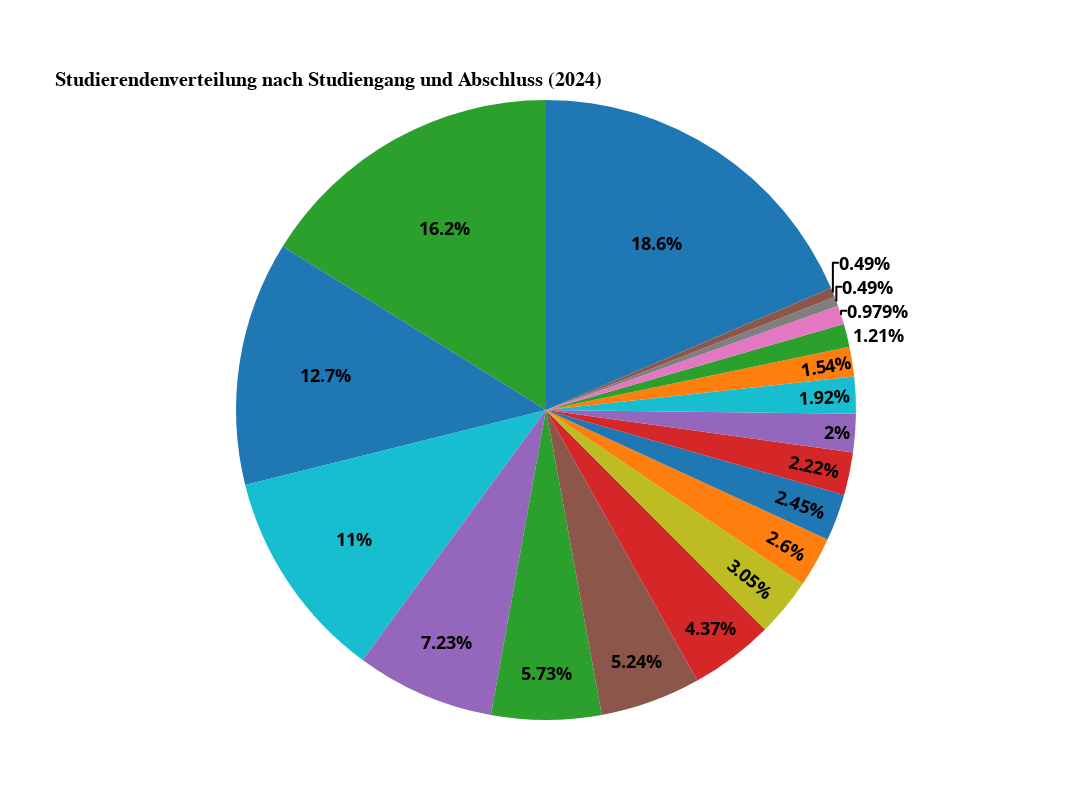

Notebook cell for this chart:
### Code cell
fig = px.pie(
    studiengang_verteilung,
    values="Anzahl Studierende",
    title="Studierendenverteilung nach Studiengang und Abschluss (2024)",
    color="Studiengang",  # Jeder Studiengang bekommt eine eigene Farbe
    color_discrete_map=color_map,
    template="infoviz"
)

# Schriftgrößen anpassen
fig.update_layout(
    font=dict(size=18),  # Generelle Schriftgröße anpassen
)

# Schriftgröße für Labels innerhalb der Treemap anpassen
fig.update_traces(
    textfont=dict(size=18, color="black", weight="bold"),  # Größe der Texte innerhalb der Treemap
)
fig.update_layout(
    width=1200,  # Breite in Pixeln
    height=800   # Höhe in Pixeln
)

fig.show()

### Figure 1 — Plotly figure (JSON) as saved in the notebook; plotly's stock layout.template omitted (floating-point values rounded to 4 significant figures)
{"data": [{"customdata": [["Agrarwissenschaften"], ["Ernährungswissenschaften"], ["Nachwachsende Rohstoffe und Bioressourcen"], ["Ökotrophologie"], ["Umwelt und globaler Wandel"], ["Agrar- und Ressourcenökonomie"], ["Agrobiotechnologie"], ["Ernährungswissenschaften"], ["Getränketechnologie*"], ["Informationstechnologie in den Agrar- und Umweltwissenschaften*"], ["Insect Biotechnology and Bioresources"], ["Nachhaltige Ernährungswirtschaft"], ["Nutzpflanzenwissenschaften"], ["Nutztierwissenschaften*"], ["Oenologie/Weinwirtschaft*"], ["Ökotrophologie"], ["Sustainable Transition"], ["Transition Management"], ["Umweltwissenschaften"]], "domain": {"x": [0, 1], "y": [0, 1]}, "hovertemplate": "Anzahl Studierende=%{value}<br>Studiengang=%{customdata[0]}<extra></extra>", "legendgroup": "", "marker": {"colors": ["#17BECF", "#1F77B4", "#FF7F0E", "#2CA02C", "#D62728", "#9467BD", "#8C564B", "#1F77B4", "#E377C2", "#7F7F7F", "#BCBD22", "#17BECF", "#1F77B4", "#FF7F0E", "#2CA02C", "#2CA02C", "#D62728", "#9467BD", "#8C564B"]}, "name": "", "showlegend": false, "textfont": {"color": "black", "size": 18, "weight": "bold"}, "type": "pie", "values": [293, 493, 69, 429, 116, 53, 139, 338, 26, 13, 81, 51, 65, 41, 32, 152, 59, 192, 13]}], "layout": {"font": {"size": 18}, "height": 800, "legend": {"tracegroupgap": 0}, "title": {"text": "Studierendenverteilung nach Studiengang und Abschluss (2024)"}, "width": 1200}}
